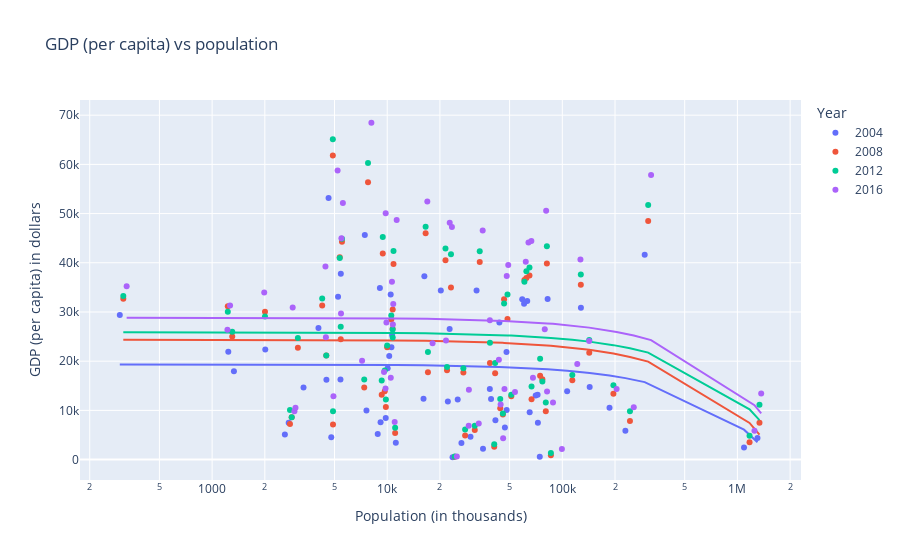

Notebook source saved alongside this figure:
### Code cell
context_plot(od)

### Figure 1 — Plotly figure (JSON) as saved in the notebook; plotly's stock layout.template omitted (floating-point values rounded to 4 significant figures)
{"data": [{"customdata": [["Argentina"], ["Australia"], ["Azerbaijan"], ["Bahamas"], ["Belarus"], ["Belgium"], ["Brazil"], ["Bulgaria"], ["Canada"], ["China"], ["Chinese Taipei"], ["Colombia"], ["Croatia"], ["Cuba"], ["Czech Republic"], ["Denmark"], ["Dominican Republic"], ["Egypt"], ["Estonia"], ["Ethiopia"], ["Finland"], ["France"], ["Georgia"], ["Germany"], ["Great Britain"], ["Greece"], ["Hungary"], ["India"], ["Indonesia"], ["Iran"], ["Italy"], ["Jamaica"], ["Japan"], ["Kazakhstan"], ["Kenya"], ["Lithuania"], ["Mexico"], ["Mongolia"], ["Morocco"], ["Netherlands"], ["New Zealand"], ["North Korea"], ["Norway"], ["Poland"], ["Portugal"], ["Romania"], ["Russia"], ["Slovakia"], ["Slovenia"], ["South Africa"], ["South Korea"], ["Spain"], ["Sweden"], ["Switzerland"], ["Thailand"], ["Trinidad and Tobago"], ["Turkey"], ["Ukraine"], ["United States"], ["Uzbekistan"], ["Venezuela"]], "hovertemplate": "Year=2004<br>Population (in thousands)=%{x}<br>GDP (per capita) in dollars=%{y}<br>Country=%{customdata[0]}<extra></extra>", "legendgroup": "2004", "marker": {"color": "#636efa", "symbol": "circle"}, "mode": "markers", "name": "2004", "orientation": "v", "showlegend": true, "type": "scatter", "x": [39182, 20233, 8826, 297, 9807, 10470, 186021, 7612, 32387, 1302285, 22728, 41488, 4496, 11199, 10267, 5433, 9165, 72544, 1332, 74355, 5239, 63060, 4791, 82440, 60488, 10669, 10058, 1090974, 229245, 72283, 59038, 2737, 127716, 16123, 35247, 3327, 106577, 2603, 29901, 16300, 4049, 23621, 4625, 38557, 10567, 22198, 143320, 5408, 2012, 48105, 48006, 43705, 9083, 7449, 65113, 1237, 70465, 47003, 295517, 26540, 25270], "xaxis": "x", "y": [12303, 34390, 5220, 29379, 8463, 33545, 10514, 9965, 34390, 4381, 26562, 7990, 16203, 3399, 21045, 37792, 7608, 7484, 17965, 571, 33076, 32255, 4539, 32645, 31688, 25345, 18544, 2474, 5859, 13190, 32577, 7488, 30836, 12381, 2191, 14644, 13878, 5083, 4663, 37263, 26745, 473, 53167, 14358, 22832, 11808, 14728, 16258, 22385, 10058, 21872, 27856, 34868, 45660, 9611, 21910, 13045, 6536, 41642, 3374, 12194], "yaxis": "y"}, {"hovertemplate": "<b>OLS trendline</b><br>GDP = -0.0121573 * Pop + 19344.6<br>R<sup>2</sup>=0.042075<br><br>Year=2004<br>Population (in thousands)=%{x}<br>GDP (per capita) in dollars=%{y} <b>(trend)</b><extra></extra>", "legendgroup": "2004", "marker": {"color": "#636efa", "symbol": "circle"}, "mode": "lines", "name": "2004", "showlegend": false, "type": "scatter", "x": [297, 1237, 1332, 2012, 2603, 2737, 3327, 4049, 4496, 4625, 4791, 5239, 5408, 5433, 7449, 7612, 8826, 9083, 9165, 9807, 10058, 10267, 10470, 10567, 10669, 11199, 16123, 16300, 20233, 22198, 22728, 23621, 25270, 26540, 29901, 32387, 35247, 38557, 39182, 41488, 43705, 47003, 48006, 48105, 59038, 60488, 63060, 65113, 70465, 72283, 72544, 74355, 82440, 106577, 127716, 143320, 186021, 229245, 295517, 1090974, 1302285], "xaxis": "x", "y": [19340.0, 19330.0, 19330.0, 19320.0, 19310.0, 19310.0, 19300.0, 19300.0, 19290.0, 19290.0, 19290.0, 19280.0, 19280.0, 19280.0, 19250.0, 19250.0, 19240.0, 19230.0, 19230.0, 19230.0, 19220.0, 19220.0, 19220.0, 19220.0, 19210.0, 19210.0, 19150.0, 19150.0, 19100.0, 19070.0, 19070.0, 19060.0, 19040.0, 19020.0, 18980.0, 18950.0, 18920.0, 18880.0, 18870.0, 18840.0, 18810.0, 18770.0, 18760.0, 18760.0, 18630.0, 18610.0, 18580.0, 18550.0, 18490.0, 18470.0, 18460.0, 18440.0, 18340.0, 18050.0, 17790.0, 17600.0, 17080.0, 16560.0, 15750.0, 6081.0, 3512.0], "yaxis": "y"}, {"customdata": [["Argentina"], ["Australia"], ["Azerbaijan"], ["Bahamas"], ["Belarus"], ["Belgium"], ["Brazil"], ["Bulgaria"], ["Canada"], ["China"], ["Chinese Taipei"], ["Colombia"], ["Croatia"], ["Cuba"], ["Czech Republic"], ["Denmark"], ["Dominican Republic"], ["Egypt"], ["Estonia"], ["Ethiopia"], ["Finland"], ["France"], ["Georgia"], ["Germany"], ["Great Britain"], ["Greece"], ["Hungary"], ["India"], ["Indonesia"], ["Iran"], ["Italy"], ["Jamaica"], ["Japan"], ["Kazakhstan"], ["Kenya"], ["Lithuania"], ["Mexico"], ["Mongolia"], ["Morocco"], ["Netherlands"], ["New Zealand"], ["North Korea"], ["Norway"], ["Poland"], ["Portugal"], ["Romania"], ["Russia"], ["Slovakia"], ["Slovenia"], ["South Africa"], ["South Korea"], ["Spain"], ["Sweden"], ["Switzerland"], ["Thailand"], ["Trinidad and Tobago"], ["Turkey"], ["Ukraine"], ["United States"], ["Uzbekistan"], ["Venezuela"]], "hovertemplate": "Year=2008<br>Population (in thousands)=%{x}<br>GDP (per capita) in dollars=%{y}<br>Country=%{customdata[0]}<extra></extra>", "legendgroup": "2008", "marker": {"color": "#EF553B", "symbol": "circle"}, "mode": "markers", "name": "2008", "orientation": "v", "showlegend": true, "type": "scatter", "x": [41344, 21516, 9302, 311, 9681, 10866, 195835, 7392, 33760, 1336681, 23127, 44206, 4487, 11099, 10551, 5516, 9824, 80472, 1303, 86043, 5355, 64941, 4903, 81645, 62349, 10750, 9993, 1173109, 243423, 76924, 60749, 2848, 127580, 17085, 40844, 3089, 114062, 2784, 31628, 16574, 4253, 24326, 4892, 38617, 10736, 21960, 142527, 5427, 2004, 51123, 48637, 46506, 9433, 7770, 66721, 1229, 74687, 45769, 309348, 27866, 27224], "xaxis": "x", "y": [17567, 40527, 13189, 32690, 13894, 39760, 13397, 14638, 40159, 7501, 34952, 10454, 21165, 5386, 28482, 44261, 10704, 9831, 24997, 904, 41130, 37416, 7147, 39835, 36905, 30519, 22834, 3529, 7850, 16309, 36514, 8581, 35512, 17754, 2618, 22704, 16134, 7227, 6008, 46004, 31304, 551, 61820, 19620, 26573, 18164, 21700, 24471, 30070, 12854, 28550, 32590, 41877, 56389, 12256, 31159, 17042, 9143, 48471, 4894, 17706], "yaxis": "y"}, {"hovertemplate": "<b>OLS trendline</b><br>GDP = -0.0144372 * Pop + 24382.2<br>R<sup>2</sup>=0.049517<br><br>Year=2008<br>Population (in thousands)=%{x}<br>GDP (per capita) in dollars=%{y} <b>(trend)</b><extra></extra>", "legendgroup": "2008", "marker": {"color": "#EF553B", "symbol": "circle"}, "mode": "lines", "name": "2008", "showlegend": false, "type": "scatter", "x": [311, 1229, 1303, 2004, 2784, 2848, 3089, 4253, 4487, 4892, 4903, 5355, 5427, 5516, 7392, 7770, 9302, 9433, 9681, 9824, 9993, 10551, 10736, 10750, 10866, 11099, 16574, 17085, 21516, 21960, 23127, 24326, 27224, 27866, 31628, 33760, 38617, 40844, 41344, 44206, 45769, 46506, 48637, 51123, 60749, 62349, 64941, 66721, 74687, 76924, 80472, 81645, 86043, 114062, 127580, 142527, 195835, 243423, 309348, 1173109, 1336681], "xaxis": "x", "y": [24380.0, 24360.0, 24360.0, 24350.0, 24340.0, 24340.0, 24340.0, 24320.0, 24320.0, 24310.0, 24310.0, 24300.0, 24300.0, 24300.0, 24280.0, 24270.0, 24250.0, 24250.0, 24240.0, 24240.0, 24240.0, 24230.0, 24230.0, 24230.0, 24230.0, 24220.0, 24140.0, 24140.0, 24070.0, 24070.0, 24050.0, 24030.0, 23990.0, 23980.0, 23930.0, 23890.0, 23820.0, 23790.0, 23790.0, 23740.0, 23720.0, 23710.0, 23680.0, 23640.0, 23510.0, 23480.0, 23440.0, 23420.0, 23300.0, 23270.0, 23220.0, 23200.0, 23140.0, 22740.0, 22540.0, 22320.0, 21550.0, 20870.0, 19920.0, 7446.0, 5084.0], "yaxis": "y"}, {"customdata": [["Argentina"], ["Australia"], ["Azerbaijan"], ["Bahamas"], ["Belarus"], ["Belgium"], ["Brazil"], ["Bulgaria"], ["Canada"], ["China"], ["Chinese Taipei"], ["Colombia"], ["Croatia"], ["Cuba"], ["Czech Republic"], ["Denmark"], ["Dominican Republic"], ["Egypt"], ["Estonia"], ["Ethiopia"], ["Finland"], ["France"], ["Georgia"], ["Germany"], ["Great Britain"], ["Greece"], ["Hungary"], ["India"], ["Indonesia"], ["Iran"], ["Italy"], ["Jamaica"], ["Japan"], ["Kazakhstan"], ["Kenya"], ["Lithuania"], ["Mexico"], ["Mongolia"], ["Morocco"], ["Netherlands"], ["New Zealand"], ["North Korea"], ["Norway"], ["Poland"], ["Portugal"], ["Romania"], ["Russia"], ["Slovakia"], ["Slovenia"], ["South Africa"], ["South Korea"], ["Spain"], ["Sweden"], ["Switzerland"], ["Thailand"], ["Trinidad and Tobago"], ["Turkey"], ["Ukraine"], ["United States"], ["Uzbekistan"], ["Venezuela"]], "hovertemplate": "Year=2012<br>Population (in thousands)=%{x}<br>GDP (per capita) in dollars=%{y}<br>Country=%{customdata[0]}<extra></extra>", "legendgroup": "2012", "marker": {"color": "#00cc96", "symbol": "circle"}, "mode": "markers", "name": "2012", "orientation": "v", "showlegend": true, "type": "scatter", "x": [41344, 21516, 9302, 311, 9681, 10866, 195835, 7392, 33760, 1336681, 23127, 44206, 4487, 11099, 10551, 5516, 9824, 80472, 1303, 86043, 5355, 64941, 4903, 81645, 62349, 10750, 9993, 1173109, 243423, 76924, 60749, 2848, 127580, 17085, 40844, 3089, 114062, 2784, 31628, 16574, 4253, 24326, 4892, 38617, 10736, 21960, 142527, 5427, 2004, 51123, 48637, 46506, 9433, 7770, 66721, 1229, 74687, 45769, 309348, 27866, 27224], "xaxis": "x", "y": [19641, 42906, 16063, 33252, 18097, 42409, 15120, 16295, 42351, 11137, 41741, 12306, 21167, 6448, 29270, 44893, 12208, 11620, 25996, 1315, 40969, 39037, 9799, 43359, 38297, 24819, 23179, 4861, 9834, 15846, 36143, 8586, 37629, 21878, 3107, 24704, 17213, 10074, 6857, 47342, 32734, 643, 65101, 23745, 26438, 18834, 24279, 26983, 29066, 13191, 33557, 31725, 45259, 60273, 14871, 30063, 20504, 9389, 51737, 6107, 18553], "yaxis": "y"}, {"hovertemplate": "<b>OLS trendline</b><br>GDP = -0.0133615 * Pop + 25877<br>R<sup>2</sup>=0.040594<br><br>Year=2012<br>Population (in thousands)=%{x}<br>GDP (per capita) in dollars=%{y} <b>(trend)</b><extra></extra>", "legendgroup": "2012", "marker": {"color": "#00cc96", "symbol": "circle"}, "mode": "lines", "name": "2012", "showlegend": false, "type": "scatter", "x": [311, 1229, 1303, 2004, 2784, 2848, 3089, 4253, 4487, 4892, 4903, 5355, 5427, 5516, 7392, 7770, 9302, 9433, 9681, 9824, 9993, 10551, 10736, 10750, 10866, 11099, 16574, 17085, 21516, 21960, 23127, 24326, 27224, 27866, 31628, 33760, 38617, 40844, 41344, 44206, 45769, 46506, 48637, 51123, 60749, 62349, 64941, 66721, 74687, 76924, 80472, 81645, 86043, 114062, 127580, 142527, 195835, 243423, 309348, 1173109, 1336681], "xaxis": "x", "y": [25870.0, 25860.0, 25860.0, 25850.0, 25840.0, 25840.0, 25840.0, 25820.0, 25820.0, 25810.0, 25810.0, 25810.0, 25800.0, 25800.0, 25780.0, 25770.0, 25750.0, 25750.0, 25750.0, 25750.0, 25740.0, 25740.0, 25730.0, 25730.0, 25730.0, 25730.0, 25660.0, 25650.0, 25590.0, 25580.0, 25570.0, 25550.0, 25510.0, 25500.0, 25450.0, 25430.0, 25360.0, 25330.0, 25320.0, 25290.0, 25270.0, 25260.0, 25230.0, 25190.0, 25070.0, 25040.0, 25010.0, 24990.0, 24880.0, 24850.0, 24800.0, 24790.0, 24730.0, 24350.0, 24170.0, 23970.0, 23260.0, 22620.0, 21740.0, 10200.0, 8017.0], "yaxis": "y"}, {"customdata": [["Argentina"], ["Australia"], ["Azerbaijan"], ["Bahamas"], ["Belarus"], ["Belgium"], ["Brazil"], ["Bulgaria"], ["Canada"], ["China"], ["Chinese Taipei"], ["Colombia"], ["Croatia"], ["Cuba"], ["Czech Republic"], ["Denmark"], ["Dominican Republic"], ["Egypt"], ["Estonia"], ["Ethiopia"], ["Finland"], ["France"], ["Georgia"], ["Germany"], ["Great Britain"], ["Greece"], ["Hungary"], ["India"], ["Indonesia"], ["Iran"], ["Italy"], ["Jamaica"], ["Japan"], ["Kazakhstan"], ["Kenya"], ["Lithuania"], ["Mexico"], ["Mongolia"], ["Morocco"], ["Netherlands"], ["New Zealand"], ["North Korea"], ["Norway"], ["Poland"], ["Portugal"], ["Romania"], ["Russia"], ["Slovakia"], ["Slovenia"], ["South Africa"], ["South Korea"], ["Spain"], ["Sweden"], ["Switzerland"], ["Thailand"], ["Trinidad and Tobago"], ["Turkey"], ["Ukraine"], ["United States"], ["Uzbekistan"], ["Venezuela"]], "hovertemplate": "Year=2016<br>Population (in thousands)=%{x}<br>GDP (per capita) in dollars=%{y}<br>Country=%{customdata[0]}<extra></extra>", "legendgroup": "2016", "marker": {"color": "#ab63fa", "symbol": "circle"}, "mode": "markers", "name": "2016", "orientation": "v", "showlegend": true, "type": "scatter", "x": [43432, 22752, 9781, 325, 9590, 11324, 204260, 7187, 35100, 1367486, 23416, 46737, 4465, 11032, 10645, 5582, 10479, 88488, 1266, 99466, 5477, 66554, 4932, 80855, 64089, 10776, 9898, 1251696, 255994, 81825, 61856, 2951, 126920, 18158, 45926, 2885, 121737, 2993, 33323, 16948, 4439, 24984, 5208, 38563, 10826, 21667, 142424, 5446, 1984, 53676, 49116, 48147, 9802, 8122, 67977, 1223, 79415, 44430, 321369, 29200, 29276], "xaxis": "x", "y": [20308, 48135, 14448, 35239, 17787, 48680, 14326, 20091, 46554, 13432, 47272, 14352, 24876, 7657, 36137, 52160, 16626, 11616, 31310, 2134, 44995, 44422, 12855, 50575, 44121, 27449, 27863, 5840, 10619, 13855, 40231, 9818, 40641, 23654, 4353, 30922, 19422, 10524, 7356, 52441, 39266, 642, 58736, 28321, 31604, 24197, 24104, 29681, 33947, 13738, 39567, 37310, 50062, 68461, 16616, 26390, 26514, 11216, 57840, 6856, 14213], "yaxis": "y"}, {"hovertemplate": "<b>OLS trendline</b><br>GDP = -0.0142094 * Pop + 28841.7<br>R<sup>2</sup>=0.041121<br><br>Year=2016<br>Population (in thousands)=%{x}<br>GDP (per capita) in dollars=%{y} <b>(trend)</b><extra></extra>", "legendgroup": "2016", "marker": {"color": "#ab63fa", "symbol": "circle"}, "mode": "lines", "name": "2016", "showlegend": false, "type": "scatter", "x": [325, 1223, 1266, 1984, 2885, 2951, 2993, 4439, 4465, 4932, 5208, 5446, 5477, 5582, 7187, 8122, 9590, 9781, 9802, 9898, 10479, 10645, 10776, 10826, 11032, 11324, 16948, 18158, 21667, 22752, 23416, 24984, 29200, 29276, 33323, 35100, 38563, 43432, 44430, 45926, 46737, 48147, 49116, 53676, 61856, 64089, 66554, 67977, 79415, 80855, 81825, 88488, 99466, 121737, 126920, 142424, 204260, 255994, 321369, 1251696, 1367486], "xaxis": "x", "y": [28840.0, 28820.0, 28820.0, 28810.0, 28800.0, 28800.0, 28800.0, 28780.0, 28780.0, 28770.0, 28770.0, 28760.0, 28760.0, 28760.0, 28740.0, 28730.0, 28710.0, 28700.0, 28700.0, 28700.0, 28690.0, 28690.0, 28690.0, 28690.0, 28680.0, 28680.0, 28600.0, 28580.0, 28530.0, 28520.0, 28510.0, 28490.0, 28430.0, 28430.0, 28370.0, 28340.0, 28290.0, 28220.0, 28210.0, 28190.0, 28180.0, 28160.0, 28140.0, 28080.0, 27960.0, 27930.0, 27900.0, 27880.0, 27710.0, 27690.0, 27680.0, 27580.0, 27430.0, 27110.0, 27040.0, 26820.0, 25940.0, 25200.0, 24280.0, 11060.0, 9411.0], "yaxis": "y"}], "layout": {"legend": {"title": {"text": "Year"}, "tracegroupgap": 0}, "title": {"text": "GDP (per capita) vs population"}, "xaxis": {"anchor": "y", "domain": [0, 1], "title": {"text": "Population (in thousands)"}, "type": "log"}, "yaxis": {"anchor": "x", "domain": [0, 1], "title": {"text": "GDP (per capita) in dollars"}}}}
